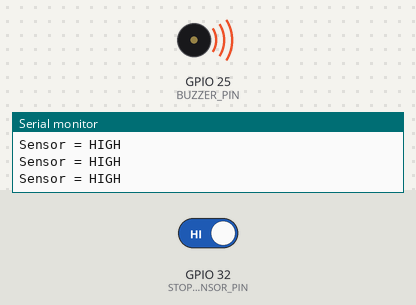
Bench run of a sketch on a simulated ESP32. On the bench: buzzer (waves = sounding, pin HIGH), the last lines printed to the serial monitor. Inputs (shaded band) come from the test bench; at power-on: GPIO 32 (STOP_SENSOR_PIN) HIGH.

Above: at 1.26 s.
1.3 s: GPIO 32 (STOP_SENSOR_PIN) driven LOW
At 2.5 s:
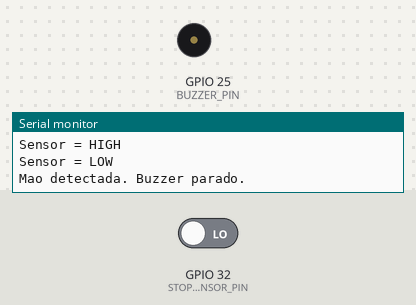
Timing chart, 0 to 4.3 s (numbered marks = the images above; inputs shaded):
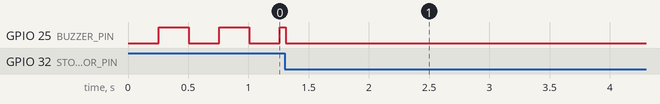

The sketch:

ZappBuzzerSensorTest.ino
```cpp
#define BUZZER_PIN 25
#define STOP_SENSOR_PIN 32
#define SENSOR_ACTIVE LOW

bool buzzerOn = false;
unsigned long lastToggle = 0;

void setup() {
  Serial.begin(115200);

  pinMode(BUZZER_PIN, OUTPUT);
  pinMode(STOP_SENSOR_PIN, INPUT_PULLUP);

  digitalWrite(BUZZER_PIN, LOW);

  Serial.println("Teste do buzzer e sensor iniciado.");
  Serial.println("O buzzer vai tocar bip bip.");
  Serial.println("Passe a mao no sensor para parar.");
}

void loop() {
  unsigned long now = millis();

  if (now - lastToggle >= 250) {
    buzzerOn = !buzzerOn;
    digitalWrite(BUZZER_PIN, buzzerOn ? HIGH : LOW);
    lastToggle = now;
  }

  int sensorValue = digitalRead(STOP_SENSOR_PIN);

  Serial.print("Sensor = ");
  if (sensorValue == LOW) {
    Serial.println("LOW");
  } else {
    Serial.println("HIGH");
  }

  if (sensorValue == SENSOR_ACTIVE) {
    digitalWrite(BUZZER_PIN, LOW);
    Serial.println("Mao detectada. Buzzer parado.");

    while (true) {
      delay(100);
    }
  }

  delay(50);
}
```
